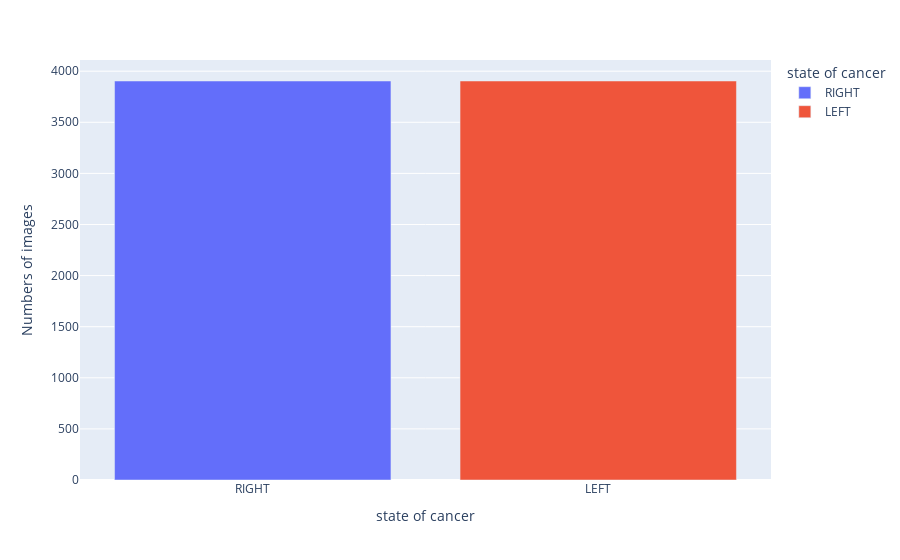

The cell this chart's notebook holds for it:
### Code cell
data_insight_1 = pd.DataFrame({'state of cancer' : ['RIGHT','LEFT'],'Numbers of images' : [3904,3904]})
bar = px.bar(data_frame=data_insight_1, x = 'state of cancer', y='Numbers of images', color='state of cancer')

bar.show()

### Figure 1 — Plotly figure (JSON) as saved in the notebook; plotly's stock layout.template omitted (floating-point values rounded to 4 significant figures)
{"data": [{"alignmentgroup": "True", "hovertemplate": "state of cancer=%{x}<br>Numbers of images=%{y}<extra></extra>", "legendgroup": "RIGHT", "marker": {"color": "#636efa", "pattern": {"shape": ""}}, "name": "RIGHT", "offsetgroup": "RIGHT", "orientation": "v", "showlegend": true, "textposition": "auto", "type": "bar", "x": ["RIGHT"], "xaxis": "x", "y": [3904], "yaxis": "y"}, {"alignmentgroup": "True", "hovertemplate": "state of cancer=%{x}<br>Numbers of images=%{y}<extra></extra>", "legendgroup": "LEFT", "marker": {"color": "#EF553B", "pattern": {"shape": ""}}, "name": "LEFT", "offsetgroup": "LEFT", "orientation": "v", "showlegend": true, "textposition": "auto", "type": "bar", "x": ["LEFT"], "xaxis": "x", "y": [3904], "yaxis": "y"}], "layout": {"barmode": "relative", "legend": {"title": {"text": "state of cancer"}, "tracegroupgap": 0}, "margin": {"t": 60}, "xaxis": {"anchor": "y", "categoryarray": ["RIGHT", "LEFT"], "categoryorder": "array", "domain": [0, 1], "title": {"text": "state of cancer"}}, "yaxis": {"anchor": "x", "domain": [0, 1], "title": {"text": "Numbers of images"}}}}
